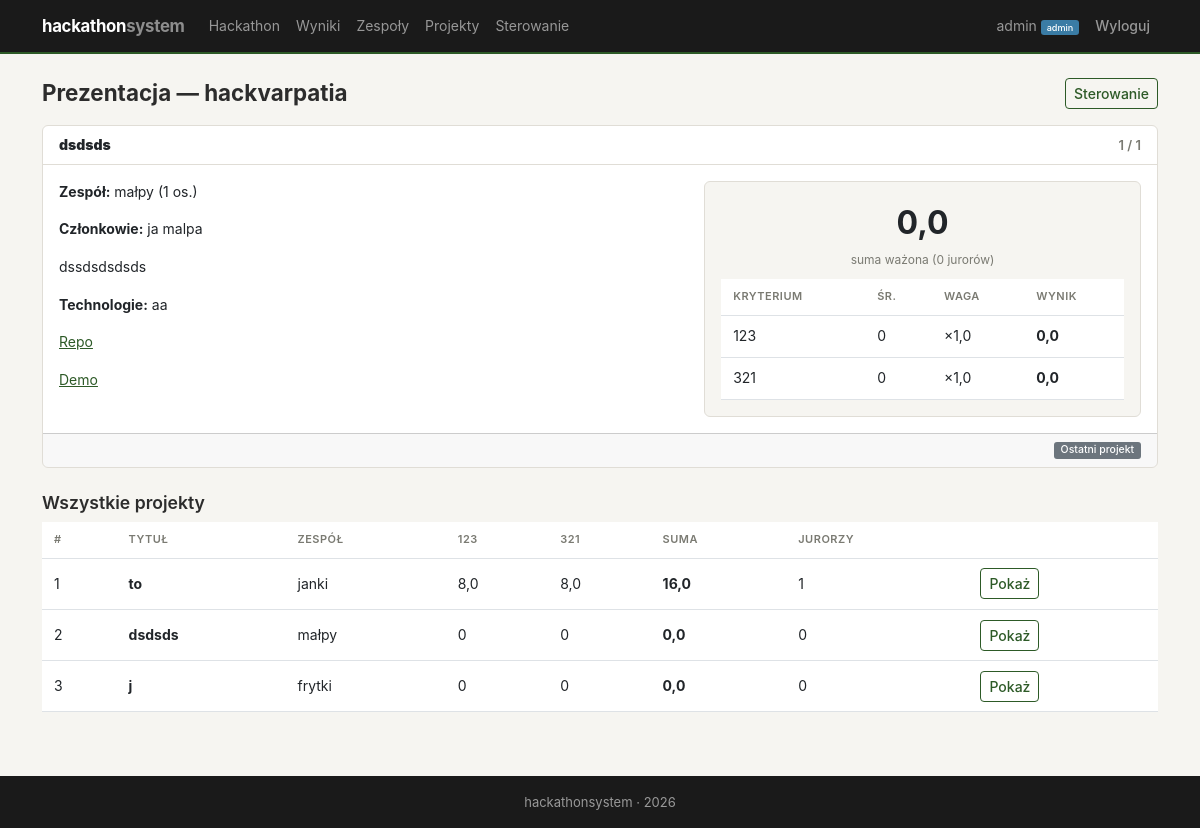
Page /jury/presentation/ (signed in) on the committed database.
### hackathon/models.py (models this page shows, shortened)
class Hackathon(models.Model):
    STATUS_CHOICES = [
        ('planned', 'Planowany'),
        ('active', 'Aktywny'),
        ('judging', 'Ocenianie'),
        ('finished', 'Zakończony'),
    ]
    name = models.CharField(max_length=200, verbose_name='Nazwa')
    description = models.TextField(verbose_name='Opis')
    date_start = models.DateTimeField(verbose_name='Data rozpoczęcia')
    date_end = models.DateTimeField(verbose_name='Data zakończenia')
    submit_deadline = models.DateTimeField(verbose_name='Deadline oddania projektów')
    status = models.CharField(max_length=20, choices=STATUS_CHOICES, default='planned', verbose_name='Status')
    max_team_size = models.PositiveIntegerField(default=5, verbose_name='Max wielkość zespołu')
    created_at = models.DateTimeField(auto_now_add=True)
    class Meta:
        ordering = ['-date_start']
    @classmethod
    def current(cls):
        h = cls.objects.first()
        if not h:
            raise Http404("Brak hackathonu. Utwórz hackathon w panelu admina.")
        return h

class PresentationSession(models.Model):
    hackathon = models.OneToOneField(Hackathon, on_delete=models.CASCADE, related_name='presentation')
    current_project = models.ForeignKey(
        'projects.Project', on_delete=models.SET_NULL, null=True, blank=True,
        verbose_name='Aktualny projekt', related_name='+'
    )
    project_order = models.JSONField(default=list, blank=True, verbose_name='Kolejność projektów (lista ID)')
    current_index = models.IntegerField(default=0, verbose_name='Aktualny indeks')

### projects/models.py (models this page shows, shortened)
class Project(models.Model):
    STATUS_CHOICES = [
        ('draft', 'Szkic'),
        ('submitted', 'Oddany'),
    ]
    team = models.OneToOneField(Team, on_delete=models.CASCADE, related_name='project')
    title = models.CharField(max_length=300, verbose_name='Tytuł')
    description = models.TextField(verbose_name='Opis projektu')
    technologies = models.CharField(max_length=500, verbose_name='Użyte technologie')
    repo_url = models.URLField(blank=True, verbose_name='Link do repozytorium')
    demo_url = models.URLField(blank=True, verbose_name='Link do demo')
    status = models.CharField(max_length=20, choices=STATUS_CHOICES, default='draft')
    submitted_at = models.DateTimeField(auto_now=True)

### teams/models.py (models this page shows, shortened)
class Team(models.Model):
    name = models.CharField(max_length=200, verbose_name='Nazwa zespołu')
    hackathon = models.ForeignKey(Hackathon, on_delete=models.CASCADE, related_name='teams')
    captain = models.ForeignKey(User, on_delete=models.CASCADE, related_name='captained_teams')
    description = models.TextField(blank=True, verbose_name='Opis')
    created_at = models.DateTimeField(auto_now_add=True)
    class Meta:
        unique_together = ['name', 'hackathon']

class TeamMember(models.Model):
    ROLE_CHOICES = [
        ('captain', 'Kapitan'),
        ('member', 'Członek'),
    ]
    team = models.ForeignKey(Team, on_delete=models.CASCADE, related_name='members')
    user = models.ForeignKey(User, on_delete=models.CASCADE, related_name='team_memberships')
    role = models.CharField(max_length=20, choices=ROLE_CHOICES, default='member')
    joined_at = models.DateTimeField(auto_now_add=True)
    class Meta:
        unique_together = ['team', 'user']

### judging/models.py (models this page shows, shortened)
class Criterion(models.Model):
    hackathon = models.ForeignKey(Hackathon, on_delete=models.CASCADE, related_name='criteria')
    name = models.CharField(max_length=200, verbose_name='Nazwa kryterium')
    description = models.TextField(blank=True, verbose_name='Opis')
    max_points = models.PositiveIntegerField(default=10, verbose_name='Max punktów')
    weight = models.FloatField(default=1.0, verbose_name='Waga')
    class Meta:
        verbose_name_plural = 'Criteria'

### judging/views.py (the view)
    @login_required
    def wrapper(request, *args, **kwargs):
        if not hasattr(request.user, 'profile') or not request.user.profile.is_admin:
            messages.error(request, 'Brak uprawnień administratora.')
            return redirect('accounts:dashboard')
        return view_func(request, *args, **kwargs)

### accounts/models.py (called while the page is built)
    @property
    def is_admin(self):
        return self.role == 'admin'

### judging/views.py (called while the page is built)
def admin_required(view_func):
    @login_required
    def wrapper(request, *args, **kwargs):
        if not hasattr(request.user, 'profile') or not request.user.profile.is_admin:
            messages.error(request, 'Brak uprawnień administratora.')
            return redirect('accounts:dashboard')
        return view_func(request, *args, **kwargs)
    wrapper.__name__ = view_func.__name__
    return wrapper

### judging/templates/judging/presentation_panel.html (shortened to what this page needs)
{% extends 'base.html' %}
{% block content %}
<div class="section-header">
    <h2>Prezentacja — {{ hackathon.name }}</h2>
    <a href="{% url 'jury:status' %}" class="btn btn-outline-primary btn-sm">Sterowanie</a>
</div>
{% if session.current_project %}
<div class="card mb-3">
    <div class="card-header d-flex justify-content-between align-items-center">
        <strong>{{ session.current_project.title }}</strong>
        <span class="text-muted" style="font-size:13px">{{ session.current_index|add:1 }} / {{ session.project_order|length }}</span>
    </div>
    <div class="card-body">
        <div class="row">
            <div class="col-md-7" style="font-size:14px">
                <p><strong>Zespół:</strong> {{ session.current_project.team.name }} ({{ session.current_project.team.members.count }} os.)</p>
                <p><strong>Członkowie:</strong>
                    {% for m in session.current_project.team.members.all %}
                        {{ m.user.get_full_name|default:m.user.username }}{% if not forloop.last %}, {% endif %}
                    {% endfor %}
                </p>
                <p>{{ session.current_project.description }}</p>
                {% if session.current_project.technologies %}
                    <p><strong>Technologie:</strong> {{ session.current_project.technologies }}</p>
                {% endif %}
                {% if session.current_project.repo_url %}
                    <p><a href="{{ session.current_project.repo_url }}" target="_blank">Repo</a></p>
                {% endif %}
                {% if session.current_project.demo_url %}
                    <p><a href="{{ session.current_project.demo_url }}" target="_blank">Demo</a></p>
                {% endif %}
            </div>
            <div class="col-md-5">
                <div class="card" style="background:var(--c-bg)">
                    <div class="card-body">
                        {% for pid, info in votes_summary.items %}
                        {% if pid == session.current_project.pk %}
                            <div class="text-center mb-2">
                                <span style="font-size:2rem;font-weight:700">{{ info.total_weighted }}</span><br>
                                <span class="text-muted" style="font-size:12px">suma ważona ({{ info.votes_count }} jurorów)</span>
                            </div>
                            {% if info.criteria %}
                            <table class="table table-sm mb-0">
                                <thead><tr><th>Kryterium</th><th>Śr.</th><th>Waga</th><th>Wynik</th></tr></thead>
                                <tbody>
                                {% for cs in info.criteria %}
                                    <tr>
                                        <td>{{ cs.criterion.name }}</td>
                                        <td>{{ cs.avg }}</td>
                                        <td>&times;{{ cs.criterion.weight }}</td>
                                        <td><strong>{{ cs.weighted }}</strong></td>
                                    </tr>
                                {% endfor %}
                                </tbody>
                            </table>
                            {% endif %}
                        {% endif %}
                        {% endfor %}
                    </div>
                </div>
            </div>
        </div>
    </div>
    <div class="card-footer d-flex justify-content-between">
        {% if session.current_index < session.project_order|length|add:"-1" %}
            <a href="{% url 'jury:presentation_next' %}" class="btn btn-primary btn-sm">Następny</a>
        {% else %}
            <span class="badge bg-secondary align-self-center">Ostatni projekt</span>
        {% endif %}
    </div>
</div>
{% else %}
    <p class="text-muted">Brak projektów do prezentacji.</p>
{% endif %}
<h4 class="mt-4">Wszystkie projekty</h4>
<div class="table-responsive">
    <table class="table">
        <thead>
            <tr>
                <th>#</th>
                <th>Tytuł</th>
                <th>Zespół</th>
                {% for c in criteria %}
                    <th title="{{ c.name }} (&times;{{ c.weight }})">{{ c.name }}</th>
                {% endfor %}
                <th>Suma</th>
                <th>Jurorzy</th>
                <th></th>
            </tr>
        </thead>
        <tbody>
            {% for p in projects %}
            <tr {% if session.current_project and p.pk == session.current_project.pk %}style="background:var(--c-primary-light)"{% endif %}>
                <td>{{ forloop.counter }}</td>
                <td><strong>{{ p.title }}</strong></td>
                <td>{{ p.team.name }}</td>
                {% for pid, info in votes_summary.items %}
                    {% if pid == p.pk %}
                        {% for cs in info.criteria %}
                            <td>{{ cs.avg }}</td>
                        {% endfor %}
                        <td><strong>{{ info.total_weighted }}</strong></td>
                        <td>{{ info.votes_count }}</td>
                    {% endif %}
                {% endfor %}
                <td><a href="{% url 'jury:presentation_set' project_pk=p.pk %}" class="btn btn-sm btn-outline-primary">Pokaż</a></td>
            </tr>
            {% endfor %}
        </tbody>
    </table>
</div>
{% endblock %}

### templates/base.html (shortened to what this page needs)
<!DOCTYPE html>
<html lang="pl">
<head>
    <link href="https://cdn.jsdelivr.net/npm/bootstrap@5.3.0/dist/css/bootstrap.min.css" rel="stylesheet">
    <link href="https://cdn.jsdelivr.net/npm/bootstrap-icons@1.10.0/font/bootstrap-icons.css" rel="stylesheet">
    {% load static %}
    <link rel="stylesheet" href="{% static 'css/style.css' %}">
</head>
<body>
    <nav class="navbar navbar-expand-lg navbar-dark">
        <div class="container">
            <a class="navbar-brand" href="{% url 'home' %}">hackathon<span style="opacity:.5">system</span></a>
            <div class="collapse navbar-collapse" id="navbarNav">
                <ul class="navbar-nav me-auto">
                    <li class="nav-item">
                        <a class="nav-link" href="{% url 'hackathon:detail' %}">Hackathon</a>
                    </li>
                    <li class="nav-item">
                        <a class="nav-link" href="{% url 'jury:results' %}">Wyniki</a>
                    </li>
                    {% if user.is_authenticated %}
                        <li class="nav-item">
                            <a class="nav-link" href="{% url 'teams:list' %}">Zespoły</a>
                        </li>
                        {% if user.profile.is_admin %}
                            <li class="nav-item">
                                <a class="nav-link" href="{% url 'projects:list' %}">Projekty</a>
                            </li>
                            <li class="nav-item">
                                <a class="nav-link" href="{% url 'jury:status' %}">Sterowanie</a>
                            </li>
                        {% endif %}
                    {% endif %}
                </ul>
                <ul class="navbar-nav">
                    {% if user.is_authenticated %}
                        <li class="nav-item">
                            <a class="nav-link" href="{% url 'accounts:dashboard' %}">
                                {{ user.username }}
                                {% if user.profile.is_admin %}<span class="badge bg-info">admin</span>{% endif %}
                            </a>
                        </li>
                        <li class="nav-item">
                            <form method="post" action="{% url 'accounts:logout' %}" class="d-inline">
                                <button type="submit" class="nav-link btn btn-link" style="font-size:14px">Wyloguj</button>
                            </form>
                        </li>
                    {% endif %}
                </ul>
            </div>
        </div>
    </nav>
    <div class="container mt-4">
        {% block content %}{% endblock %}
    </div>
    <footer class="mt-5">
        <div class="container text-center">
            <p class="mb-0">hackathonsystem &middot; 2026</p>
        </div>
    </footer>
</body>
</html>

### static/css/style.css (style rules this page uses)
:root { --c-bg: #f6f5f1; --c-surface: #fff; --c-border: #e0ddd6; --c-text: #2c2c2c; --c-muted: #7a7a72; --c-primary: #2d5a27; --c-primary-light: #e8f0e6; --c-accent: #b8860b; --c-accent-light: #fdf5e6; --c-danger: #a33; --c-nav-bg: #1a1a1a; }
* { box-sizing: border-box; }
body { min-height: 100vh; display: flex; flex-direction: column; background: var(--c-bg); color: var(--c-text); font-family: -apple-system, BlinkMacSystemFont, "Segoe UI", Roboto, sans-serif; font-size: 15px; line-height: 1.55; }
.container.mt-4 { flex: 1; }
.navbar { background: var(--c-nav-bg) !important; padding: .5rem 0; border-bottom: 2px solid var(--c-primary); font-size: 14px; }
.navbar-brand { font-weight: 700; letter-spacing: -0.3px; font-size: 1.05rem; }
.navbar .nav-link { padding: .4rem .7rem; }
.navbar .badge { font-size: .65em; vertical-align: middle; }
.card { background: var(--c-surface); border: 1px solid var(--c-border); border-radius: 6px; box-shadow: none; transition: border-color .15s; }
.card-header { background: transparent; border-bottom: 1px solid var(--c-border); font-weight: 600; font-size: 14px; }
.btn { font-size: 14px; border-radius: 4px; font-weight: 500; }
.btn-outline-primary { color: var(--c-primary); border-color: var(--c-primary); }
.table { font-size: 14px; }
.table th { border-top: none; font-weight: 600; color: var(--c-muted); text-transform: uppercase; font-size: 11px; letter-spacing: .5px; padding: .6rem .75rem; }
.table td { padding: .6rem .75rem; vertical-align: middle; }
.badge { font-size: .7em; font-weight: 500; border-radius: 3px; }
.badge.bg-info { background: #3a7ca5 !important; }
h2 { font-size: 1.4rem; font-weight: 700; margin-bottom: .75rem; }
h4 { font-size: 1.1rem; font-weight: 600; }
footer { background: var(--c-nav-bg) !important; font-size: 13px; color: #999 !important; padding: 1rem 0; }
footer p { color: #999; }
.section-header { display: flex; align-items: center; justify-content: space-between; margin-bottom: 1rem; }
.section-header h2 { margin-bottom: 0; }
.text-muted { color: var(--c-muted) !important; }
a { color: var(--c-primary); }

### rows in the picture
Hackathon: name "hackvarpatia"
PresentationSession: current_project "dsdsds", current_index|add "1", project_order|length "1", current_project.team.name "małpy", current_project.team.members.count "1", current_project.description "dssdsdsdsds", current_project.technologies "aa"
TeamMember: user.get_full_name "ja malpa"
Criterion: criterion.name "123", avg "0", criterion.weight "1,0", weighted "0,0", name "123", avg "8,0"
Criterion: criterion.name "321", avg "0", criterion.weight "1,0", weighted "0,0", name "321", avg "8,0"
Project: title "to", team.name "janki", total_weighted "16,0", votes_count "1"
Project: title "dsdsds", team.name "małpy", total_weighted "0,0", votes_count "0"
Project: title "j", team.name "frytki", total_weighted "0,0", votes_count "0"

### other values in the picture
{{ user.username }} "admin"
{{ info.total_weighted }} "0,0"
{{ info.votes_count }} "0"
